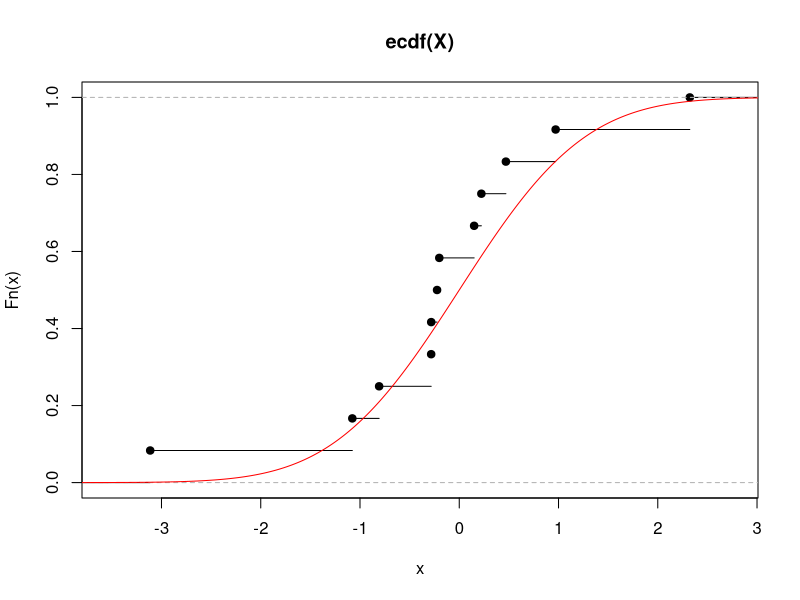
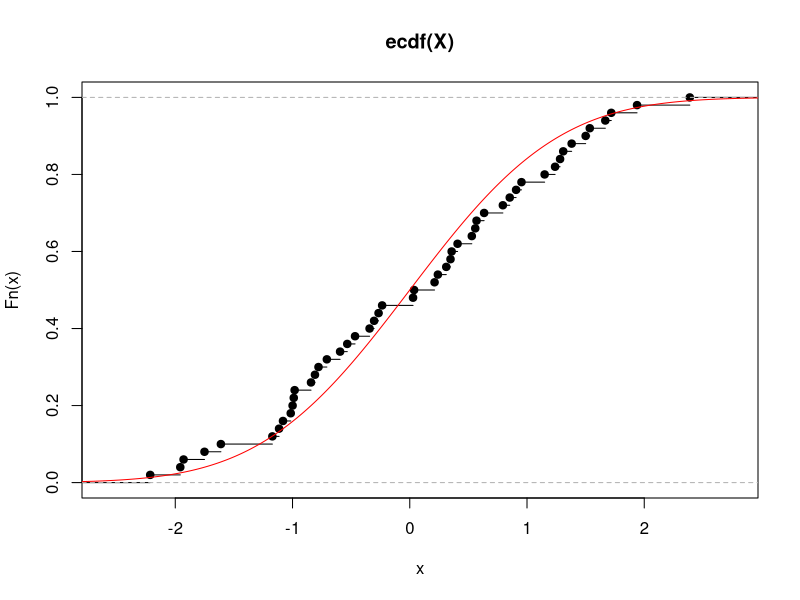
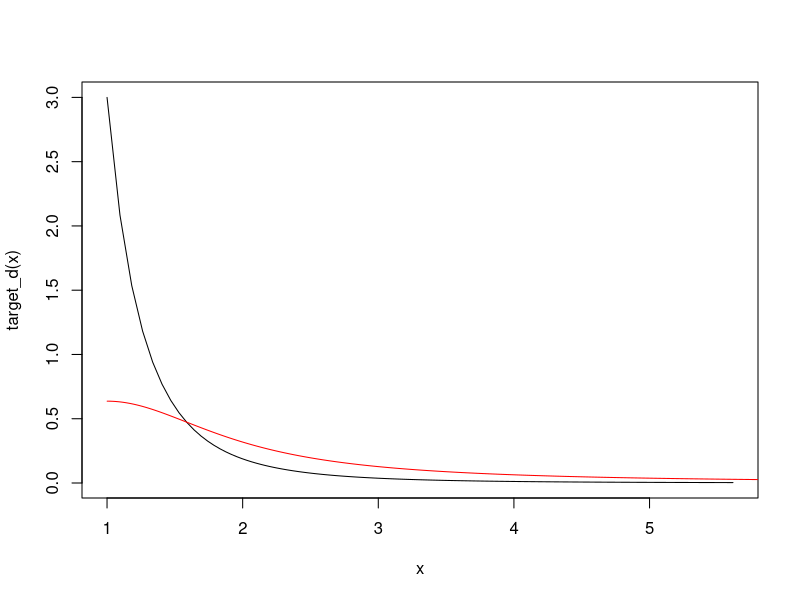
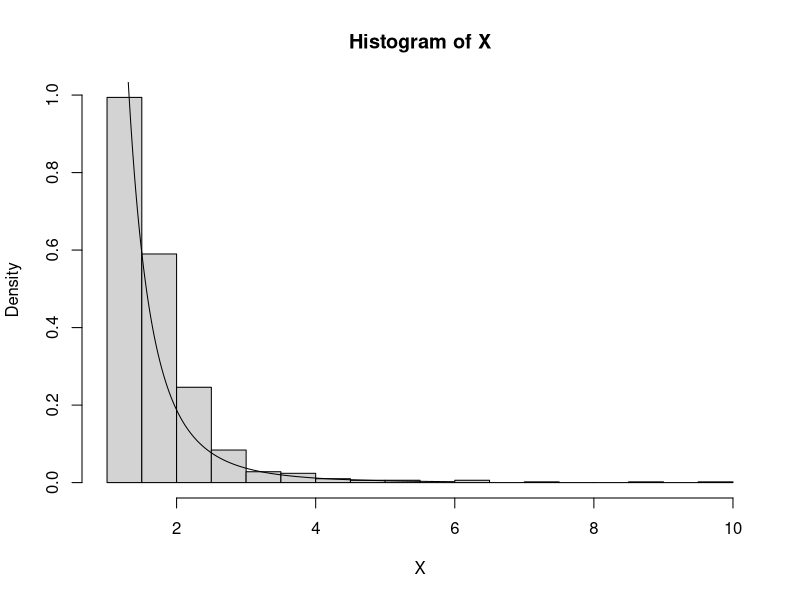

Generate these figures, in order, with R:
## ---- chunk 1
knitr::opts_chunk$set(echo = TRUE)
## ---- chunk 2
edf_plot <- function(N){
  X <- rnorm(N)
  EDF <- ecdf(X)
  plot(EDF)
  x <- seq(-4,4,by=0.01)
  points(x,pnorm(x),type="l",col="red")
}
set.seed(517)
edf_plot(12)
edf_plot(50)
## ---- chunk 3
x <- 1+log(1+(0:1000)/10)
target_d <- function(x){
  return(3/x^4)
}
plot(x,target_d(x),type="l")
x <- (1:6000)/1001
proposal_d <- dcauchy(x)
points(1+x,2*proposal_d,type="l",col="red")
const <- 3/1^4 / (2*dcauchy(0)) # 4.7

# rejection sampling from the target
set.seed(317)
N <- 1000
X <- rep(0,N)
j <- 0
while(j < N){
  Y <- 1+abs(rcauchy(1))
  U <- runif(1)
  if(U < target_d(Y)/dcauchy(Y)/const){
    X[j+1] <- Y
    j <- j+1
  }
}
hist(X,breaks=16,freq=F)
points(x,target_d(x),type="l")

# bootstrap estimator of the variance
B <- 1000
boot_stat <- rep(0,B)
for(b in 1:B){
  Xb <- sample(X,N,replace=T)
  boot_stat[b] <- exp(mean(Xb)^4)
}
(sigma_star <- 1/(B-1)*sum((boot_stat-mean(boot_stat))^2)) # overshot

(4*exp(1.5^4)*1.5^3)^2*3/4/N # true asymptotic variance we wish to estimate
## ---- chunk 4
set.seed(517)
N <- 100
X <- rexp(N,1/2) # thus true mean = 2
mu_0 <- 1.8 # hypothesized value, alternative is TRUE
T_stat <- (mean(X)-mu_0)/sd(X)*sqrt(N)
B <- 10000
boot_stat <- rep(0,B)
for(b in 1:B){
  Xb <- sample(X,N,replace=T)
  boot_stat[b] <- (mean(Xb)-mean(X))/sd(Xb)*sqrt(N)
}
( p_val <- sum(boot_stat > T_stat)/(B+1) )

I(abs(T_stat) > qnorm(0.95)) # asymptotic test, easy to calculate asymptotic p-val
## ---- chunk 5
set.seed(517)
N <- 100
X <- rexp(N,1/2) # thus true mean = 2
mu_0 <- 1.7 # reduced, since harder to reject here
T_stat <- (mean(X)-mu_0)/sd(X)*sqrt(N)
B <- 10000
boot_stat <- rep(0,B)
for(b in 1:B){
  Xb <- sample(X,N,replace=T)
  boot_stat[b] <- (mean(Xb)-mean(X))/sd(Xb)*sqrt(N)
}
( p_val <- sum(abs(boot_stat) > abs(T_stat))/(B+1) )

I(abs(T_stat) > qnorm(0.95)) # asymptotic test, easy to calculate asymptotic p-val
